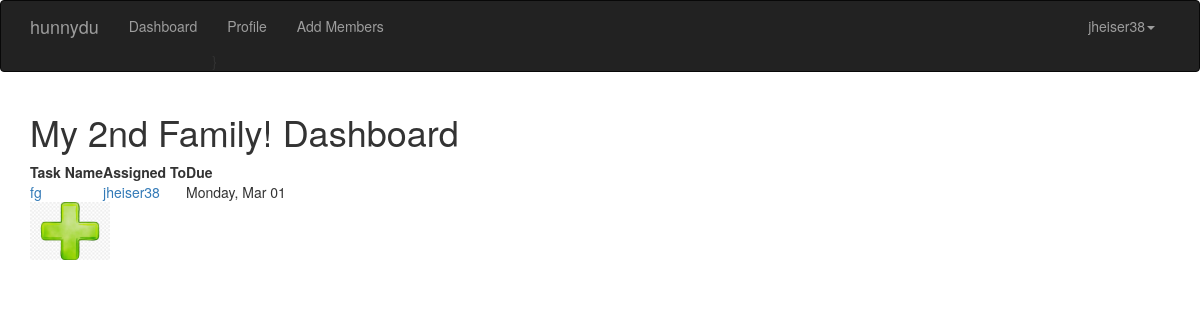
The page /dashboard (signed in) on the database as committed earlier.
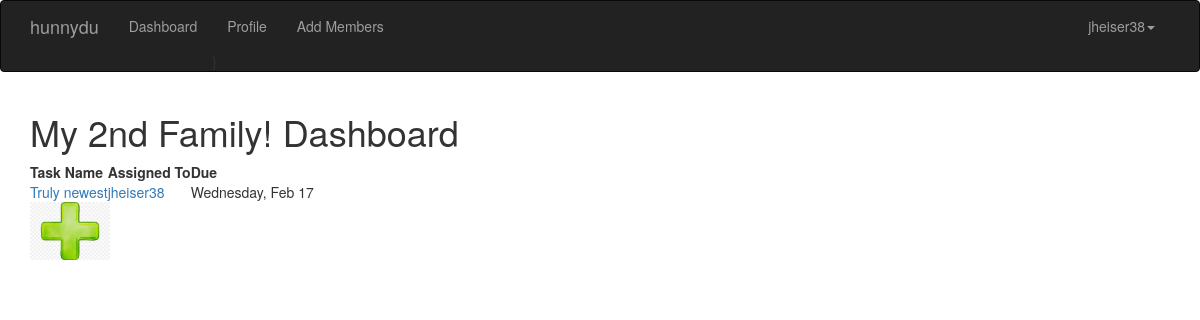
The same page on the database as committed later.
### app/models.py (models this page shows, shortened)
class User(UserMixin,db.Model):
    __tablename__ = 'users'
    id = db.Column(db.Integer, primary_key=True)
    email = db.Column(db.String(64), unique=True, index=True)
    username = db.Column(db.String(64), unique=True, index=True)
    role_id = db.Column(db.Integer, db.ForeignKey('roles.id'))
    confirmed = db.Column(db.Boolean,default=False)
    password_hash = db.Column(db.String(128))
    tasks = db.relationship('Task', backref='assigned_user',lazy='dynamic')
    family_id = db.Column(db.Integer, db.ForeignKey('families.id'))
    def can(self,perm):
        return self.role is not None and self.role.has_permission(perm)
    @property
    def password(self):
        raise AttributeError('Password cannot be read.')

class Family(db.Model):
    __tablename__='families'
    id = db.Column(db.Integer,primary_key=True)
    family_name = db.Column(db.String(64))
    members = db.relationship('User', backref='family',lazy='dynamic')

class Task(db.Model):
    __tablename__='tasks'
    id = db.Column(db.Integer,primary_key=True)
    taskname = db.Column(db.String(64))
    period = db.Column(db.String(7))
    assigned_user_id = db.Column(db.Integer, db.ForeignKey('users.id'))
    next_due = db.Column(db.DateTime())
    subtasks = db.relationship('Subtask', backref='task',lazy='dynamic')

### app/main/views.py (the view)
@main.route('/dashboard')
@login_required
def dashboard():
    tasks = Task.query.join(User, User.id == Task.assigned_user_id)\
            .filter(User.family_id == current_user.family_id).order_by(Task.next_due.asc()).all()
    return render_template('dashboard.html', tasks=tasks, today=datetime.today())

### app/auth/views.py (called while the page is built)
@auth.before_app_request
def before_request():
    if current_user.is_authenticated:
        if not current_user.confirmed and \
            request.endpoint and \
            request.blueprint != 'auth' and \
            request.endpoint != 'static':
            return redirect(url_for('auth.unconfirmed'))

### app/main/__init__.py (called while the page is built)
@main.app_context_processor
def inject_permissions():
    return dict(Permission=Permission)

### app/models.py (called while the page is built)
@login_manager.user_loader
def load_user(user_id):
    return User.query.get(int(user_id))

    def has_permission(self,perm):
        return self.permissions & perm == perm

### app/templates/dashboard.html (shortened to what this page needs)
{% extends "base.html" %}
{% import "bootstrap/wtf.html" as wtf %}
{% block page_content %}
{% if current_user.family %}
  <h1> {{current_user.family.family_name}} Dashboard </h1>
  <table>
    <thead><tr><th>Task Name</th><th>Assigned To</th><th>Due</th></tr></thead>
    {% for task in tasks %}
      <tr>
        <td>
          <a href="{{url_for('main.task',id=task.id)}}">{{task.taskname}}</a>
        </td>
        <td><a href="{{url_for('main.profile',id=task.assigned_user_id)}}">
            {{task.assigned_user.username}}</a></td>
        <td>
          {% if task.next_due.date() < today.date() %}
            <div style="color:red;">{{task.next_due.strftime("%A, %b %d")}}</div>
          {% else %}
            {{task.next_due.strftime("%A, %b %d")}}
          {% endif %}
        </td>
      </tr>
    {% endfor %}
  </table>
  {% if current_user.can(Permission.CREATE) %}
  <a href="{{url_for('main.new_task')}}">
    <img src="{{ url_for('static', filename='plus_sign.jpg') }}" style="width:7%;">
  </a>
  {% endif %}
{% else %}
  <h2>Not part of a family?</h2>
  <a href="{{url_for('auth.join_family')}}">Join a Family!</a>
  <p>or</p>
  <a href="{{url_for('auth.create_family')}}">Create a Family!</a>
{% endif %}
{% endblock %}

### app/templates/base.html (shortened to what this page needs)
{% extends "bootstrap/base.html" %}
{% block head %}
{{ super() }}
<link rel="stylesheet" type="text/css" href="{{ url_for('static', filename='styles.css') }}">
{% endblock %}
{% block navbar %}
<div class="navbar navbar-inverse" role="navigation">
    <div class="container">
        <div class="navbar-header">
            <a class="navbar-brand" href="/">hunnydu</a>
        </div>
        <div class="navbar-collapse collapse">
            <ul class="nav navbar-nav">
                <li><a href="{{url_for('main.dashboard')}}">Dashboard</a></li>
                {% if current_user.is_authenticated %}
                <li>
                  <a href="{{url_for('main.profile',id=current_user.id)}}">
                    Profile
                  </a>}
                </li>
                {% endif %}
                {% if current_user.can(Permission.ADD_USER) %}
                <li>
                  <a href="{{url_for('auth.send_family_email')}}">Add Members</a>
                </li>
                {% endif %}
            </ul>
            <ul class="nav navbar-nav navbar-right">
              {% if current_user.is_authenticated %}
                <li class="dropdown">
                    <a href="#" class="dropdown-toggle" data-toggle="dropdown">{{current_user.username}}<b class="caret"></b></a>
                </li>
              {% else %}
                <li><a href="{{ url_for('auth.login') }}">Log In</a></li>
              {% endif %}
            </ul>
        </div>
    </div>
</div>
{% endblock %}
{% block content %}
<div class="container">
    {% block page_content %}{% endblock %}
</div>
{% endblock %}

Rows that differ between the two databases and show on the page:
removed Task: taskname "fg", assigned_user.username "jheiser38", next_due "Monday, Mar 01"
added Task: taskname "Truly newest", assigned_user.username "jheiser38", next_due "Wednesday, Feb 17"
